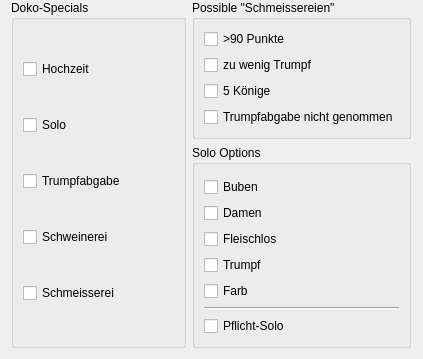
<?xml version="1.0" encoding="UTF-8"?>
<ui version="4.0">
 <class>LiveDokoGameOptionsWidget</class>
 <widget class="QWizardPage" name="LiveDokoGameOptionsWidget">
  <property name="geometry">
   <rect>
    <x>0</x>
    <y>0</y>
    <width>423</width>
    <height>315</height>
   </rect>
  </property>
  <property name="windowTitle">
   <string>WizardPage</string>
  </property>
  <layout class="QHBoxLayout" name="horizontalLayout">
   <property name="topMargin">
    <number>0</number>
   </property>
   <property name="rightMargin">
    <number>12</number>
   </property>
   <item>
    <layout class="QVBoxLayout" name="verticalLayout_5">
     <item>
      <widget class="QGroupBox" name="groupBox">
       <property name="sizePolicy">
        <sizepolicy hsizetype="Preferred" vsizetype="Expanding">
         <horstretch>0</horstretch>
         <verstretch>0</verstretch>
        </sizepolicy>
       </property>
       <property name="title">
        <string>Doko-Specials</string>
       </property>
       <layout class="QVBoxLayout" name="verticalLayout">
        <item>
         <widget class="QCheckBox" name="checkBoxHochzeit">
          <property name="text">
           <string>Hochzeit</string>
          </property>
          <property name="checked">
           <bool>false</bool>
          </property>
         </widget>
        </item>
        <item>
         <widget class="QCheckBox" name="checkBoxSolo">
          <property name="text">
           <string>Solo</string>
          </property>
          <property name="checked">
           <bool>false</bool>
          </property>
         </widget>
        </item>
        <item>
         <widget class="QCheckBox" name="checkBoxTrumpfabgabe">
          <property name="text">
           <string>Trumpfabgabe</string>
          </property>
          <property name="checked">
           <bool>false</bool>
          </property>
         </widget>
        </item>
        <item>
         <widget class="QCheckBox" name="checkBoxSchweinerei">
          <property name="text">
           <string>Schweinerei</string>
          </property>
          <property name="checked">
           <bool>false</bool>
          </property>
         </widget>
        </item>
        <item>
         <widget class="QCheckBox" name="checkBoxSchmeisserei">
          <property name="text">
           <string>Schmeisserei</string>
          </property>
          <property name="checked">
           <bool>false</bool>
          </property>
         </widget>
        </item>
       </layout>
      </widget>
     </item>
    </layout>
   </item>
   <item>
    <layout class="QVBoxLayout" name="verticalLayout_3">
     <property name="topMargin">
      <number>0</number>
     </property>
     <item>
      <widget class="QGroupBox" name="groupBoxSchmeisserei">
       <property name="sizePolicy">
        <sizepolicy hsizetype="Preferred" vsizetype="MinimumExpanding">
         <horstretch>0</horstretch>
         <verstretch>0</verstretch>
        </sizepolicy>
       </property>
       <property name="title">
        <string>Possible &quot;Schmeissereien&quot;</string>
       </property>
       <layout class="QVBoxLayout" name="verticalLayout_4">
        <item>
         <widget class="QCheckBox" name="checkBoxPunkte">
          <property name="text">
           <string>&gt;90 Punkte</string>
          </property>
         </widget>
        </item>
        <item>
         <widget class="QCheckBox" name="checkBoxWenigTrumpf">
          <property name="text">
           <string>zu wenig Trumpf</string>
          </property>
         </widget>
        </item>
        <item>
         <widget class="QCheckBox" name="checkBoxKings">
          <property name="text">
           <string>5 Könige</string>
          </property>
         </widget>
        </item>
        <item>
         <widget class="QCheckBox" name="checkBoxAbgabe">
          <property name="sizePolicy">
           <sizepolicy hsizetype="Minimum" vsizetype="Fixed">
            <horstretch>0</horstretch>
            <verstretch>0</verstretch>
           </sizepolicy>
          </property>
          <property name="text">
           <string>Trumpfabgabe nicht genommen</string>
          </property>
         </widget>
        </item>
       </layout>
      </widget>
     </item>
     <item>
      <widget class="QGroupBox" name="groupBoxSolo">
       <property name="sizePolicy">
        <sizepolicy hsizetype="Preferred" vsizetype="Expanding">
         <horstretch>0</horstretch>
         <verstretch>0</verstretch>
        </sizepolicy>
       </property>
       <property name="title">
        <string>Solo Options</string>
       </property>
       <layout class="QVBoxLayout" name="verticalLayout_2">
        <property name="topMargin">
         <number>12</number>
        </property>
        <item>
         <widget class="QCheckBox" name="checkBoxBuben">
          <property name="text">
           <string>Buben</string>
          </property>
         </widget>
        </item>
        <item>
         <widget class="QCheckBox" name="checkBoxDamen">
          <property name="text">
           <string>Damen</string>
          </property>
         </widget>
        </item>
        <item>
         <widget class="QCheckBox" name="checkBoxFleischlos">
          <property name="text">
           <string>Fleischlos</string>
          </property>
         </widget>
        </item>
        <item>
         <widget class="QCheckBox" name="checkBoxTrumpf">
          <property name="text">
           <string>Trumpf</string>
          </property>
         </widget>
        </item>
        <item>
         <widget class="QCheckBox" name="checkBoxFarb">
          <property name="text">
           <string>Farb</string>
          </property>
         </widget>
        </item>
        <item>
         <widget class="Line" name="line">
          <property name="sizePolicy">
           <sizepolicy hsizetype="Minimum" vsizetype="Fixed">
            <horstretch>0</horstretch>
            <verstretch>0</verstretch>
           </sizepolicy>
          </property>
          <property name="orientation">
           <enum>Qt::Horizontal</enum>
          </property>
         </widget>
        </item>
        <item>
         <widget class="QCheckBox" name="checkBoxPflichtsolo">
          <property name="text">
           <string>Pflicht-Solo</string>
          </property>
         </widget>
        </item>
       </layout>
      </widget>
     </item>
    </layout>
   </item>
  </layout>
 </widget>
 <resources/>
 <connections/>
</ui>
